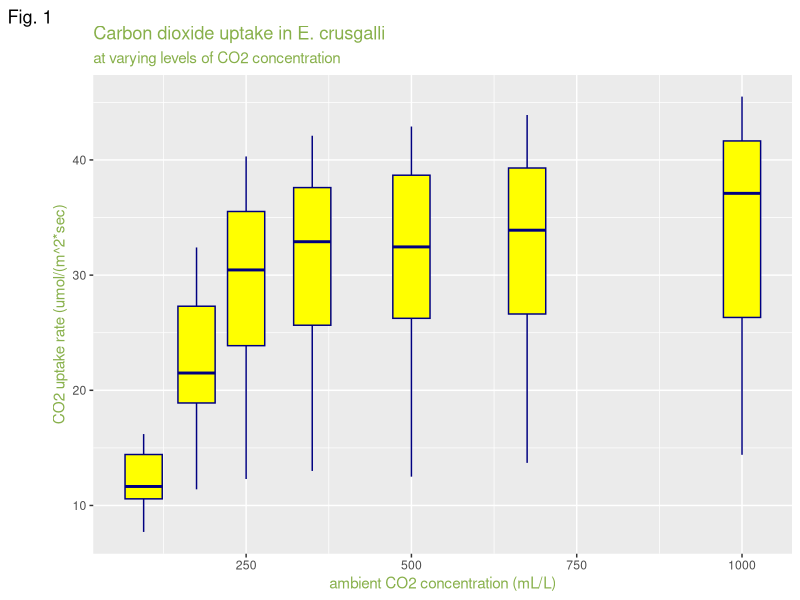
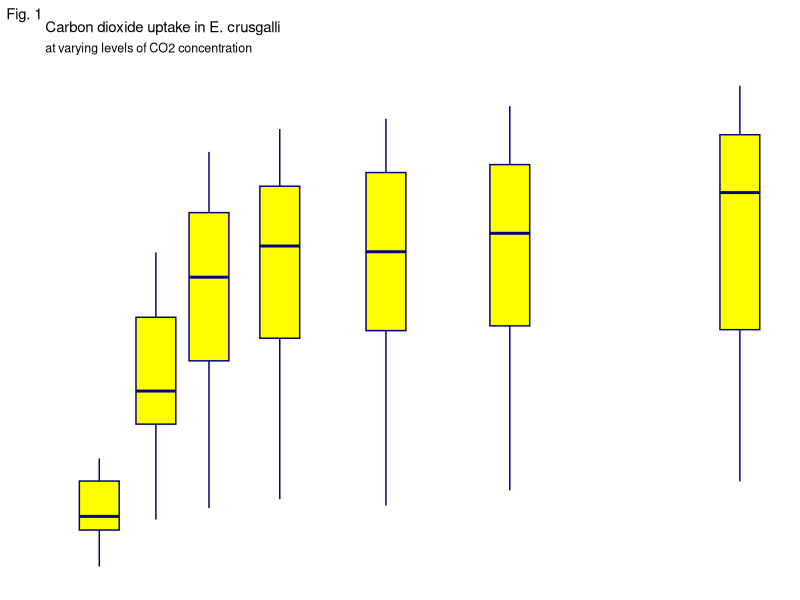
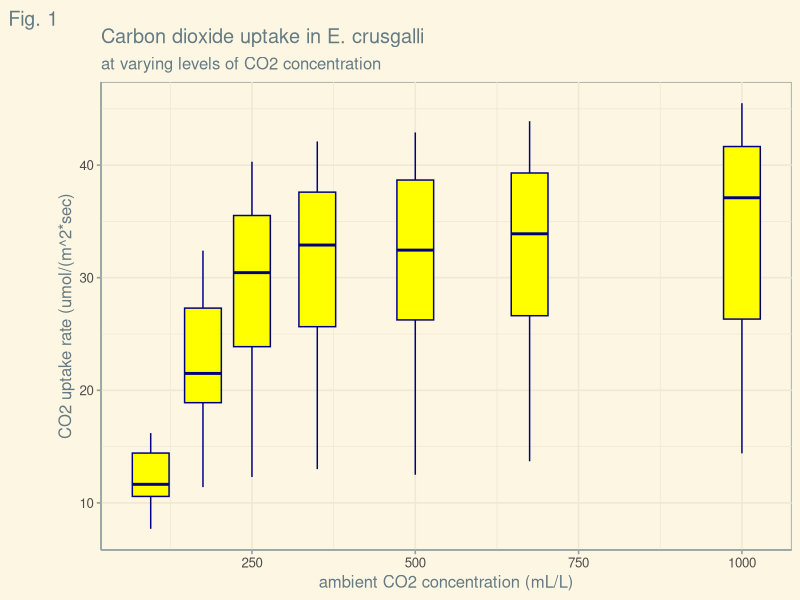
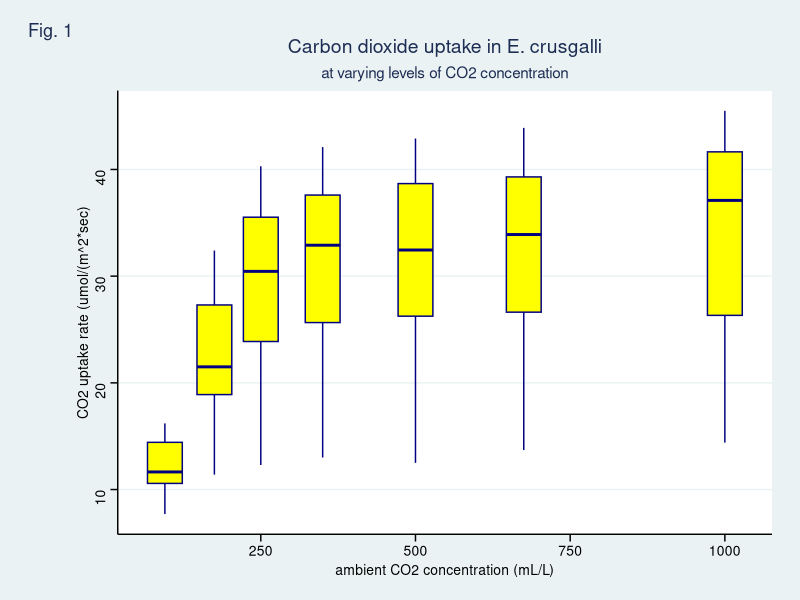
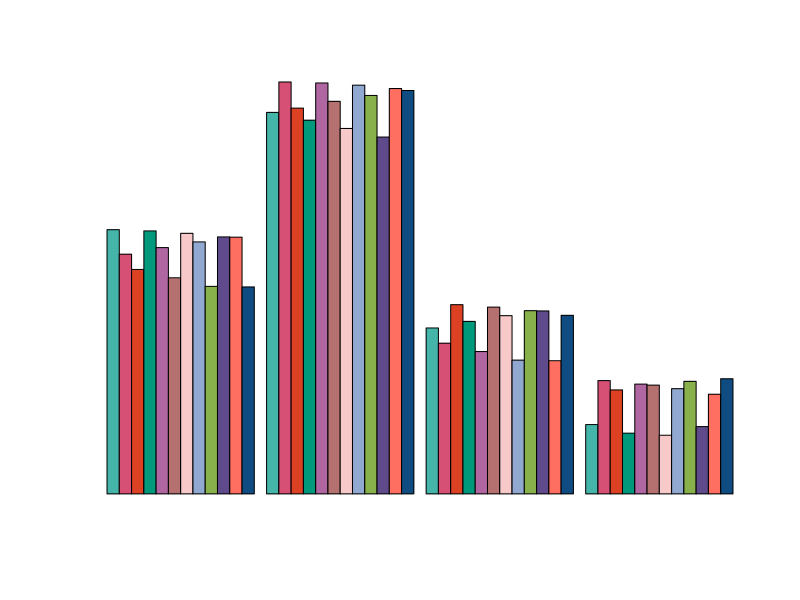
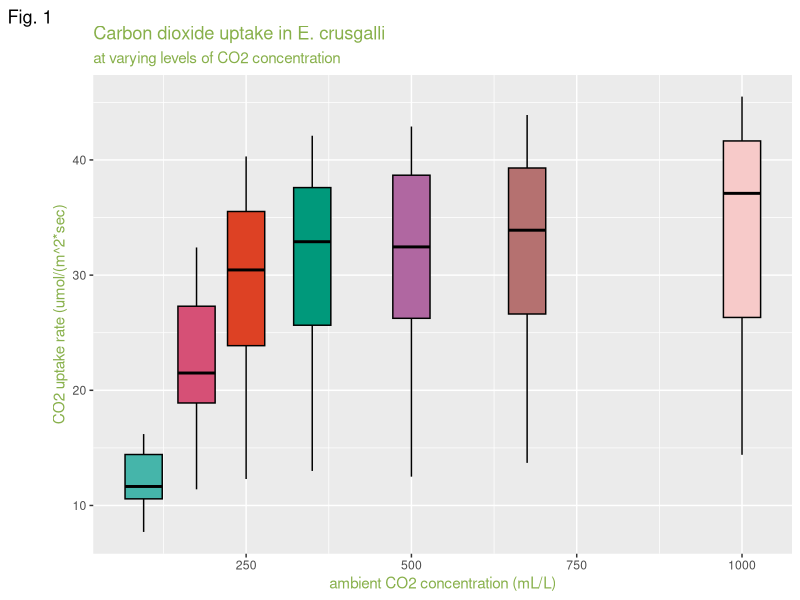
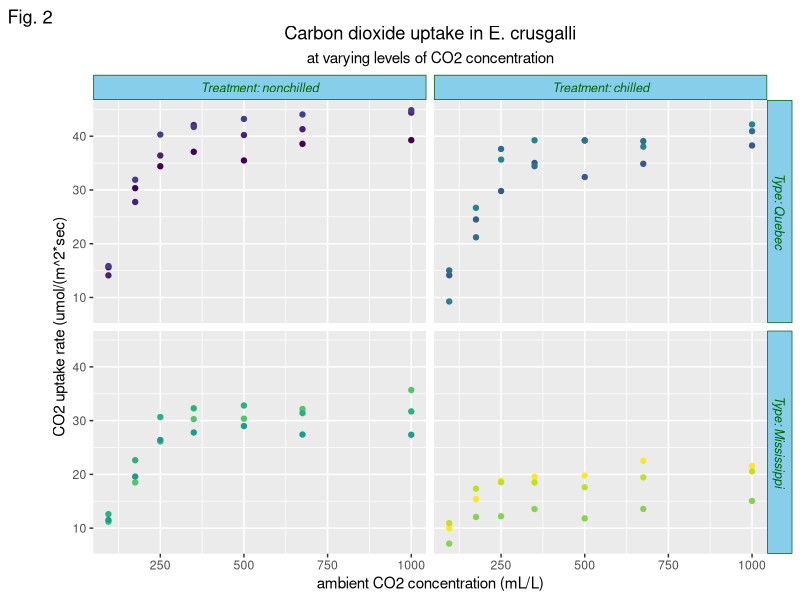
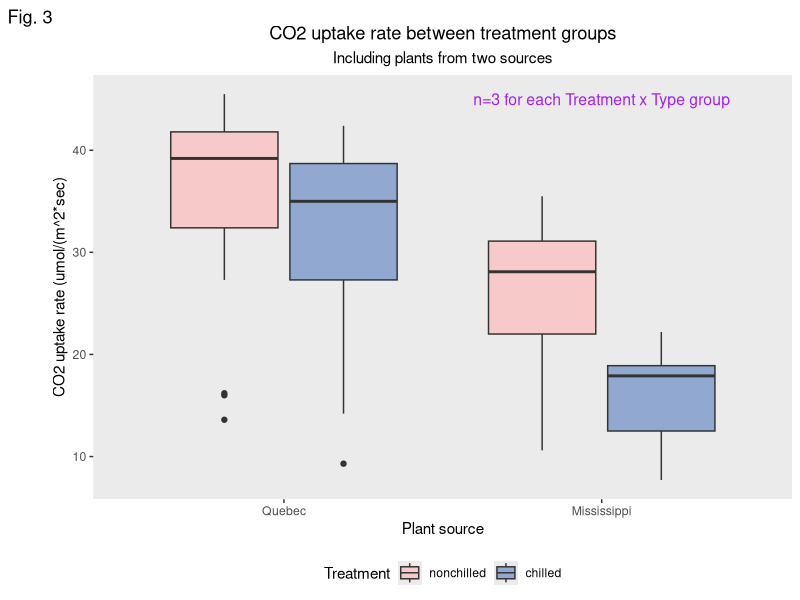

Generate these figures, in order, with R:
## ---- chunk 1
knitr::opts_chunk$set(echo = TRUE)
## ---- chunk 2

# preliminaries -------------------------------
library(ggplot2)
library(ggthemes)
library(datasets)
library(colorspace)
data("CO2") #using a built-in R dataset
d <- CO2
head(d)
##############################################

# Figure 1: Plotting CO2 uptake vs. concentration 

# First modification: Custom colors for axis & plot titles
p1 <- ggplot(data=d,
             mapping=aes(x=conc,y=uptake, group=conc)) +
      geom_boxplot(
                 color="navy",fill="yellow") +
  labs(title="Carbon dioxide uptake in E. crusgalli",
           subtitle="at varying levels of CO2 concentration",
           x='ambient CO2 concentration (mL/L)',
           y='CO2 uptake rate (umol/(m^2*sec)',
       tag='Fig. 1') + #adding a corner "tag" such as numbering the figure
  # now, changing the colors of axis labels & plot titles
  theme(axis.title = element_text(colour="#88b04b"), 
        plot.title = element_text(colour="#88b04b"),
        plot.subtitle=element_text(colour="#88b04b",))
print(p1)

# Trying on a few different themes:
p1 + theme_map()
p1 + theme_solarized()
p1 + theme_stata() # I like this one!

#Now, coloring the different boxes with the Pantone color of the year
# of the past 10 years:

pantone_cols <- c('#45b5aa', #Turquoise- 2010
                  '#D65076', #Honeysuckle- 2011
                  '#dd4124', #Tangerine Tango- 2012
                  '#00997b', #Emerald- 2013
                  '#b067a1', #Radiant Orchid- 2014
                  '#B57170', #Marsala- 2015
                  '#f7cac9', #Rose Quartz- 2016-a
                  '#91A8d0', #Serenity- 2016-b
                  '#88b04b', #Greenery- 2017
                  '#5f4b8b', #Ultra Violet- 2018
                  '#ff6f61', #Living Coral- 2019
                  '#0f4c81' #Classic Blue- 2020
)

demoplot(pantone_cols, "bar")

p1 <- ggplot(data=d,
             mapping=aes(x=conc,y=uptake, group=conc)) +
      geom_boxplot(
                 color="black",fill=pantone_cols[1:7]) + #using a dif color for each box
  labs(title="Carbon dioxide uptake in E. crusgalli",
           subtitle="at varying levels of CO2 concentration",
           x='ambient CO2 concentration (mL/L)',
           y='CO2 uptake rate (umol/(m^2*sec)',
       tag='Fig. 1') + #adding a corner "tag" such as numbering the figure
  # now, changing the colors of axis labels & plot titles
  theme(axis.title = element_text(colour="#88b04b"), 
        plot.title = element_text(colour="#88b04b"),
        plot.subtitle=element_text(colour="#88b04b",))
print(p1)

##############################################

# Figure 2: Creating a facet grid with customized labels

p2 <- ggplot(data=d,
             mapping=aes(x=conc, y=uptake, color=Plant)) +
      geom_point(position=position_jitter(width=0.1,
                                      height=0.7)) +
  labs(title="Carbon dioxide uptake in E. crusgalli",
           subtitle="at varying levels of CO2 concentration",
           x='ambient CO2 concentration (mL/L)',
           y='CO2 uptake rate (umol/(m^2*sec)',
       tag='Fig. 2')+
  theme(legend.position="none",
        plot.title = element_text(hjust = 0.5), #centering the plot title & subtitle
        plot.subtitle = element_text(hjust = 0.5))
p2 <- p2 + facet_grid(Type~Treatment, 
                labeller=label_both) +
  theme(strip.text = element_text(size=9,
                                  color="darkgreen", 
                                  face="italic"),
        strip.background = element_rect(color = "darkgreen",
                                        fill="skyblue"))
print(p2)
# This faceted graph reveals more patterns in the data than when all treatment groups are lumped togehter. For example, the difference in maximum CO2 uptake between chilled vs. non-chilled plants is larger in plants from Missouri than in plants from Quebec.

##############################################

# Figure 3: Annotating the plot; removing gridlines

p3 <- ggplot(data=d, mapping=aes(x=Type, y=uptake, fill=Treatment)) +       
      geom_boxplot() +
      scale_fill_manual(values=pantone_cols[7:8]) +
      labs(title="CO2 uptake rate between treatment groups",
           subtitle="Including plants from two sources",
           x='Plant source',
           y='CO2 uptake rate (umol/(m^2*sec)',
           tag='Fig. 3') +
      theme(legend.position = "bottom",
            plot.title = element_text(hjust = 0.5),
        plot.subtitle = element_text(hjust = 0.5),
        panel.grid.major = element_blank(), 
          panel.grid.minor = element_blank()) +
      annotate(geom="text", x=2, y=45, size=4, 
                label= "n=3 for each Treatment x Type group",
                color = "purple")
print(p3)

##############################################

# Outputting and saving final graphs

ggsave(filename="hw_12_plot1.pdf", plot=p1, device="pdf")
ggsave(filename="hw_12_plot2.pdf", plot=p2, device="pdf")
ggsave(filename="hw_12_plot3.pdf", plot=p3, device="pdf")

